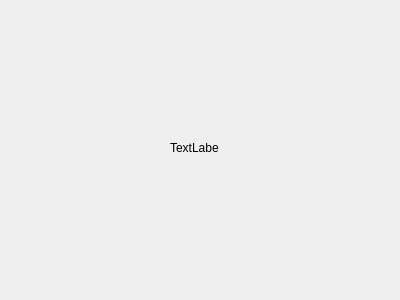
<?xml version="1.0" encoding="UTF-8"?>
<ui version="4.0">
 <class>AboutMe</class>
 <widget class="QDialog" name="AboutMe">
  <property name="geometry">
   <rect>
    <x>0</x>
    <y>0</y>
    <width>400</width>
    <height>300</height>
   </rect>
  </property>
  <property name="windowTitle">
   <string>Dialog</string>
  </property>
  <widget class="QLabel" name="label">
   <property name="geometry">
    <rect>
     <x>170</x>
     <y>140</y>
     <width>49</width>
     <height>16</height>
    </rect>
   </property>
   <property name="text">
    <string>TextLabel</string>
   </property>
  </widget>
 </widget>
 <resources/>
 <connections/>
</ui>
